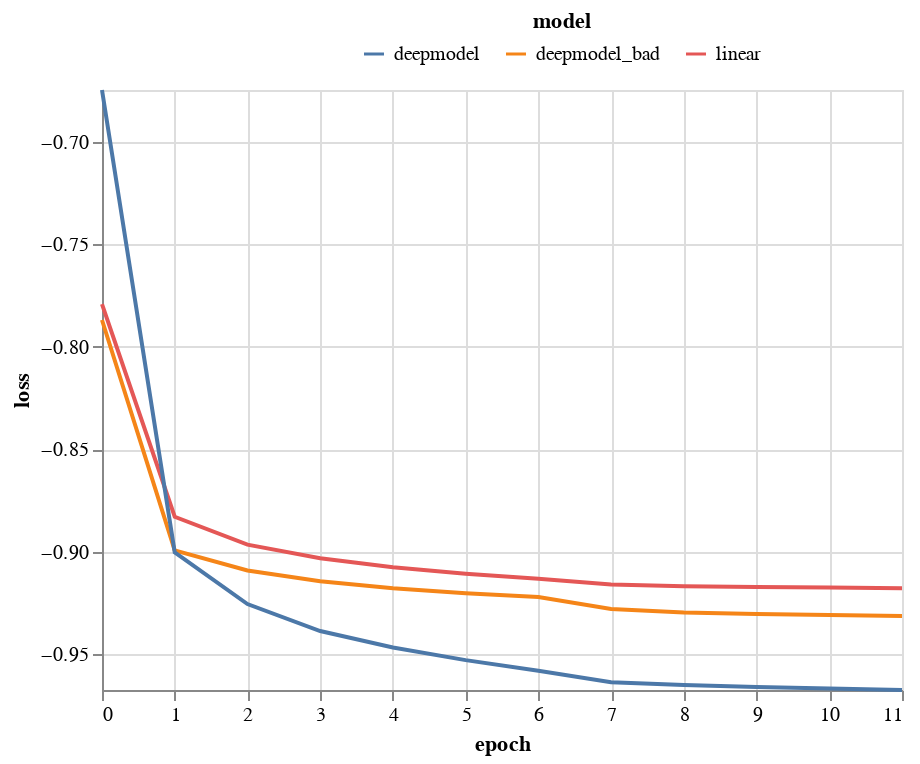

The code cell stored with this chart in its notebook:
### Code cell
show_loss_curve()

### Figure 1 — Vega-Lite specification as saved in the notebook (floating-point values rounded to 4 significant figures)
{"config": {"view": {"continuousWidth": 400, "continuousHeight": 300}}, "data": {"name": "data-0b2dda463c937cfbd368b93ddcbb8eb9"}, "mark": "line", "encoding": {"color": {"field": "model", "legend": {"direction": "horizontal", "legendX": 130, "legendY": -40, "orient": "none", "titleAnchor": "middle"}, "type": "nominal"}, "x": {"field": "epoch", "type": "quantitative"}, "y": {"field": "loss", "scale": {"domain": [-0.9674, -0.6747]}, "type": "quantitative"}}, "$schema": "https://vega.github.io/schema/vega-lite/v4.17.0.json", "datasets": {"data-0b2dda463c937cfbd368b93ddcbb8eb9": [{"model": "linear", "metric": "loss", "loss": -0.7792, "epoch": 0}, {"model": "linear", "metric": "loss", "loss": -0.8829, "epoch": 1}, {"model": "linear", "metric": "loss", "loss": -0.8965, "epoch": 2}, {"model": "linear", "metric": "loss", "loss": -0.9031, "epoch": 3}, {"model": "linear", "metric": "loss", "loss": -0.9075, "epoch": 4}, {"model": "linear", "metric": "loss", "loss": -0.9106, "epoch": 5}, {"model": "linear", "metric": "loss", "loss": -0.9131, "epoch": 6}, {"model": "linear", "metric": "loss", "loss": -0.916, "epoch": 7}, {"model": "linear", "metric": "loss", "loss": -0.9168, "epoch": 8}, {"model": "linear", "metric": "loss", "loss": -0.9171, "epoch": 9}, {"model": "linear", "metric": "loss", "loss": -0.9174, "epoch": 10}, {"model": "linear", "metric": "loss", "loss": -0.9177, "epoch": 11}, {"model": "deepmodel_bad", "metric": "loss", "loss": -0.7869, "epoch": 0}, {"model": "deepmodel_bad", "metric": "loss", "loss": -0.8992, "epoch": 1}, {"model": "deepmodel_bad", "metric": "loss", "loss": -0.9091, "epoch": 2}, {"model": "deepmodel_bad", "metric": "loss", "loss": -0.9143, "epoch": 3}, {"model": "deepmodel_bad", "metric": "loss", "loss": -0.9178, "epoch": 4}, {"model": "deepmodel_bad", "metric": "loss", "loss": -0.9201, "epoch": 5}, {"model": "deepmodel_bad", "metric": "loss", "loss": -0.922, "epoch": 6}, {"model": "deepmodel_bad", "metric": "loss", "loss": -0.9279, "epoch": 7}, {"model": "deepmodel_bad", "metric": "loss", "loss": -0.9295, "epoch": 8}, {"model": "deepmodel_bad", "metric": "loss", "loss": -0.9303, "epoch": 9}, {"model": "deepmodel_bad", "metric": "loss", "loss": -0.9309, "epoch": 10}, {"model": "deepmodel_bad", "metric": "loss", "loss": -0.9313, "epoch": 11}, {"model": "deepmodel", "metric": "loss", "loss": -0.6747, "epoch": 0}, {"model": "deepmodel", "metric": "loss", "loss": -0.9003, "epoch": 1}, {"model": "deepmodel", "metric": "loss", "loss": -0.9255, "epoch": 2}, {"model": "deepmodel", "metric": "loss", "loss": -0.9386, "epoch": 3}, {"model": "deepmodel", "metric": "loss", "loss": -0.9466, "epoch": 4}, {"model": "deepmodel", "metric": "loss", "loss": -0.9528, "epoch": 5}, {"model": "deepmodel", "metric": "loss", "loss": -0.958, "epoch": 6}, {"model": "deepmodel", "metric": "loss", "loss": -0.9636, "epoch": 7}, {"model": "deepmodel", "metric": "loss", "loss": -0.965, "epoch": 8}, {"model": "deepmodel", "metric": "loss", "loss": -0.9659, "epoch": 9}, {"model": "deepmodel", "metric": "loss", "loss": -0.9667, "epoch": 10}, {"model": "deepmodel", "metric": "loss", "loss": -0.9674, "epoch": 11}]}}
